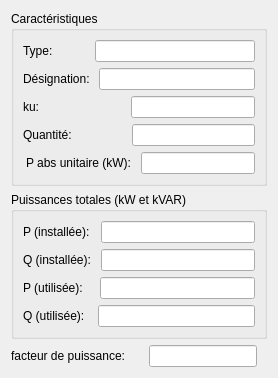
     <widget class="QWidget" name="tabMatPA">
      <attribute name="title">
       <string>Matériel</string>
      </attribute>
      <layout class="QGridLayout" name="gridLayout_9">
       <item row="0" column="0">
        <widget class="QGroupBox" name="groupBox_4">
         <property name="title">
          <string>Caractéristiques</string>
         </property>
         <layout class="QGridLayout" name="gridLayout_3">
          <item row="0" column="0">
           <layout class="QVBoxLayout" name="verticalLayout_6">
            <item>
             <layout class="QHBoxLayout" name="horizontalLayout_14">
              <property name="spacing">
               <number>39</number>
              </property>
              <item>
               <widget class="QLabel" name="label_14">
                <property name="text">
                 <string>Type: </string>
                </property>
               </widget>
              </item>
              <item>
               <widget class="QLineEdit" name="lineEditTypeMat">
                <property name="alignment">
                 <set>Qt::AlignRight|Qt::AlignTrailing|Qt::AlignVCenter</set>
                </property>
                <property name="readOnly">
                 <bool>true</bool>
                </property>
               </widget>
              </item>
             </layout>
            </item>
            <item>
             <layout class="QHBoxLayout" name="horizontalLayout_15">
              <item>
               <widget class="QLabel" name="label_15">
                <property name="text">
                 <string>Désignation: </string>
                </property>
               </widget>
              </item>
              <item>
               <widget class="QLineEdit" name="lineEditDesignationMat">
                <property name="alignment">
                 <set>Qt::AlignRight|Qt::AlignTrailing|Qt::AlignVCenter</set>
                </property>
                <property name="readOnly">
                 <bool>true</bool>
                </property>
               </widget>
              </item>
             </layout>
            </item>
            <item>
             <layout class="QHBoxLayout" name="horizontalLayout_16">
              <property name="spacing">
               <number>88</number>
              </property>
              <item>
               <widget class="QLabel" name="label_16">
                <property name="text">
                 <string>ku: </string>
                </property>
               </widget>
              </item>
              <item>
               <widget class="QLineEdit" name="lineEditKu">
                <property name="alignment">
                 <set>Qt::AlignRight|Qt::AlignTrailing|Qt::AlignVCenter</set>
                </property>
                <property name="readOnly">
                 <bool>true</bool>
                </property>
               </widget>
              </item>
             </layout>
            </item>
            <item>
             <layout class="QHBoxLayout" name="horizontalLayout_17">
              <property name="spacing">
               <number>57</number>
              </property>
              <item>
               <widget class="QLabel" name="label_17">
                <property name="text">
                 <string>Quantité: </string>
                </property>
               </widget>
              </item>
              <item>
               <widget class="QLineEdit" name="lineEditQuantite">
                <property name="alignment">
                 <set>Qt::AlignRight|Qt::AlignTrailing|Qt::AlignVCenter</set>
                </property>
                <property name="readOnly">
                 <bool>true</bool>
                </property>
               </widget>
              </item>
             </layout>
            </item>
            <item>
             <layout class="QHBoxLayout" name="horizontalLayout_27">
              <property name="spacing">
               <number>6</number>
              </property>
              <property name="leftMargin">
               <number>3</number>
              </property>
              <item>
               <widget class="QLabel" name="label_29">
                <property name="text">
                 <string>P abs unitaire (kW): </string>
                </property>
               </widget>
              </item>
              <item>
               <widget class="QLineEdit" name="lineEditPAbsUnitaireKW">
                <property name="maximumSize">
                 <size>
                  <width>16777215</width>
                  <height>16777215</height>
                 </size>
                </property>
                <property name="alignment">
                 <set>Qt::AlignRight|Qt::AlignTrailing|Qt::AlignVCenter</set>
                </property>
                <property name="readOnly">
                 <bool>true</bool>
                </property>
               </widget>
              </item>
             </layout>
            </item>
           </layout>
          </item>
         </layout>
        </widget>
       </item>
       <item row="1" column="0">
        <widget class="QGroupBox" name="groupBox_3">
         <property name="title">
          <string>Puissances totales (kW et kVAR)</string>
         </property>
         <layout class="QGridLayout" name="gridLayout_4">
          <item row="0" column="0">
           <layout class="QHBoxLayout" name="horizontalLayout_8">
            <property name="spacing">
             <number>8</number>
            </property>
            <item>
             <widget class="QLabel" name="label_8">
              <property name="text">
               <string>P (installée): </string>
              </property>
             </widget>
            </item>
            <item>
             <widget class="QLineEdit" name="lineEditPInstalleeMat">
              <property name="alignment">
               <set>Qt::AlignRight|Qt::AlignTrailing|Qt::AlignVCenter</set>
              </property>
              <property name="readOnly">
               <bool>true</bool>
              </property>
             </widget>
            </item>
           </layout>
          </item>
          <item row="1" column="0">
           <layout class="QHBoxLayout" name="horizontalLayout_10">
            <item>
             <widget class="QLabel" name="label_10">
              <property name="text">
               <string>Q (installée): </string>
              </property>
             </widget>
            </item>
            <item>
             <widget class="QLineEdit" name="lineEditQInstalleeMat">
              <property name="alignment">
               <set>Qt::AlignRight|Qt::AlignTrailing|Qt::AlignVCenter</set>
              </property>
              <property name="readOnly">
               <bool>true</bool>
              </property>
             </widget>
            </item>
           </layout>
          </item>
          <item row="2" column="0">
           <layout class="QHBoxLayout" name="horizontalLayout_11">
            <property name="spacing">
             <number>13</number>
            </property>
            <item>
             <widget class="QLabel" name="label_11">
              <property name="text">
               <string>P (utilisée): </string>
              </property>
             </widget>
            </item>
            <item>
             <widget class="QLineEdit" name="lineEditPUtiliseeMat">
              <property name="alignment">
               <set>Qt::AlignRight|Qt::AlignTrailing|Qt::AlignVCenter</set>
              </property>
              <property name="readOnly">
               <bool>true</bool>
              </property>
             </widget>
            </item>
           </layout>
          </item>
          <item row="3" column="0">
           <layout class="QHBoxLayout" name="horizontalLayout_12">
            <property name="spacing">
             <number>10</number>
            </property>
            <item>
             <widget class="QLabel" name="label_12">
              <property name="text">
               <string>Q (utilisée): </string>
              </property>
             </widget>
            </item>
            <item>
             <widget class="QLineEdit" name="lineEditQUtiliseeMat">
              <property name="alignment">
               <set>Qt::AlignRight|Qt::AlignTrailing|Qt::AlignVCenter</set>
              </property>
              <property name="readOnly">
               <bool>true</bool>
              </property>
             </widget>
            </item>
           </layout>
          </item>
         </layout>
        </widget>
       </item>
       <item row="2" column="0">
        <layout class="QHBoxLayout" name="horizontalLayout_13">
         <property name="spacing">
          <number>24</number>
         </property>
         <property name="leftMargin">
          <number>0</number>
         </property>
         <property name="rightMargin">
          <number>10</number>
         </property>
         <item>
          <widget class="QLabel" name="label_13">
           <property name="text">
            <string>facteur de puissance:</string>
           </property>
          </widget>
         </item>
         <item>
          <widget class="QLineEdit" name="lineEditCosMat">
           <property name="alignment">
            <set>Qt::AlignRight|Qt::AlignTrailing|Qt::AlignVCenter</set>
           </property>
           <property name="readOnly">
            <bool>true</bool>
           </property>
          </widget>
         </item>
        </layout>
       </item>
      </layout>
     </widget>
